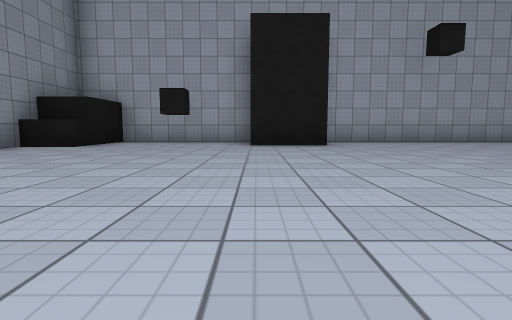
view 1 (above)

14 first-person views from a walk through a scene from a Unity 3-D project. The camera is 0.68 m above the floor, tilts 6° down and sees 80° across. The floor is counted in squares, 2 m on a side. Each view is taken from the middle of a square. On the plan, view 1 faces up. The plan holds only what a view shows up to about 9 squares ahead; the rest is blank. The player character is not drawn. Some surface patterns are stand-ins.

view 2
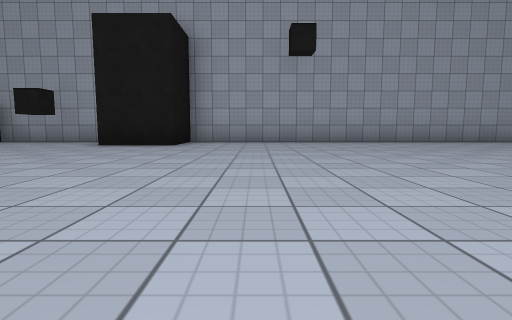

view 3
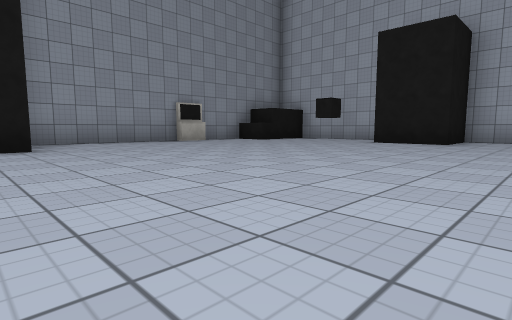

view 4
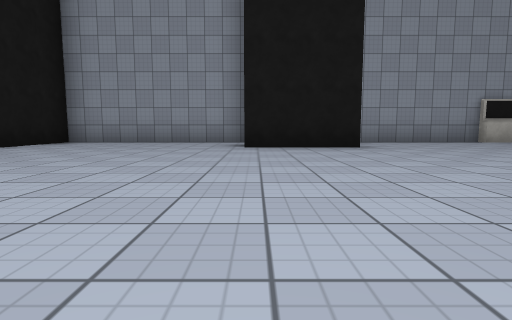

view 5
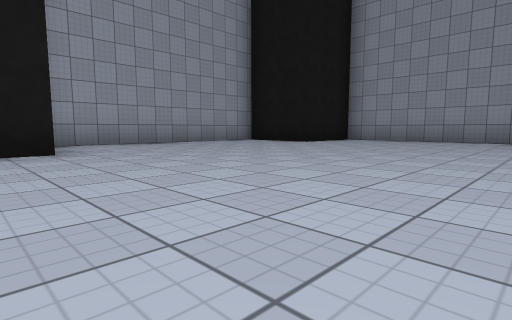

view 6
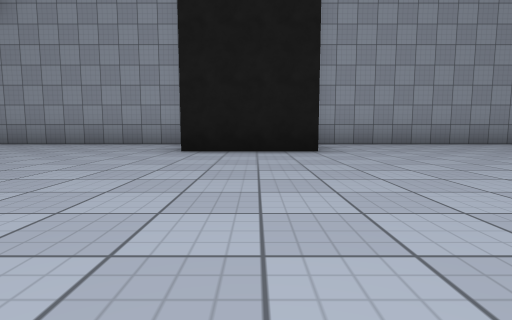

view 7
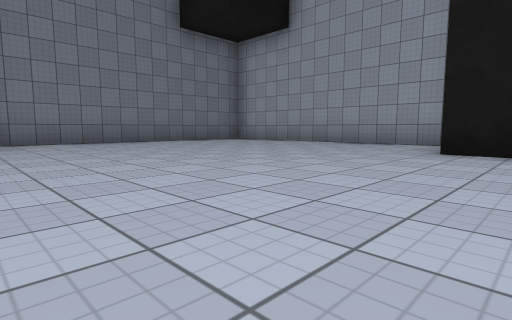

view 8
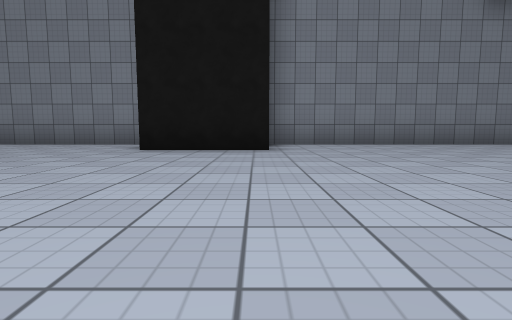

view 9
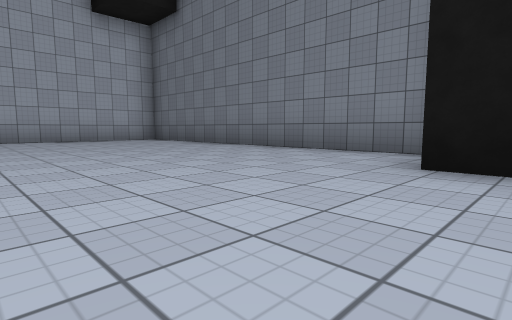

view 10
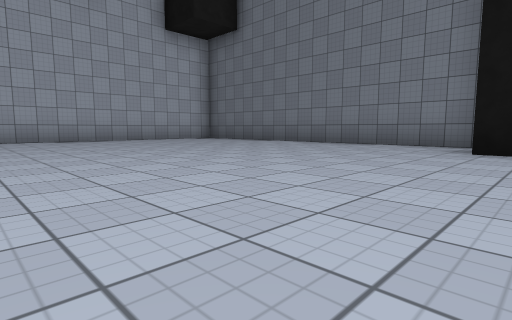

view 11
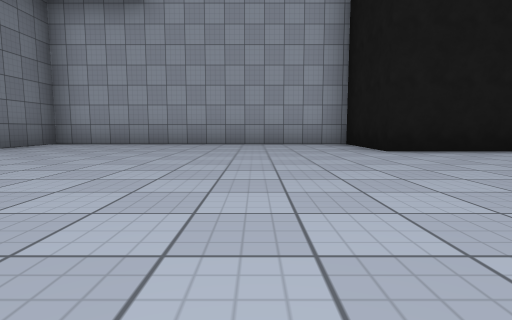

view 12
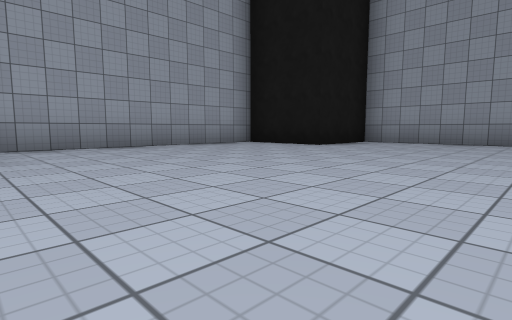

view 13
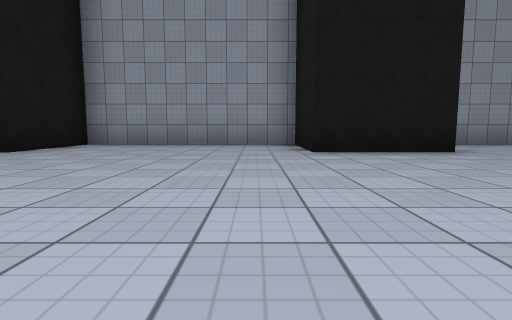

view 14
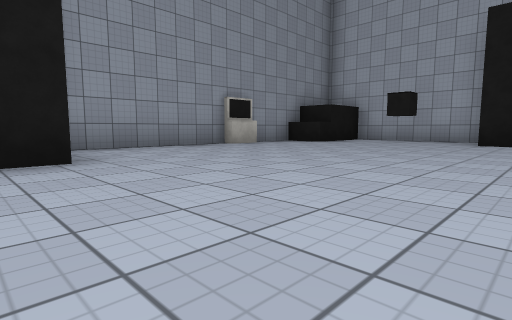

### Floor plan
Points are (right, up) in squares from view 1. A wall is a line through its corners. A room is listed if a view was taken in it or the views show most of it. See-through windows are left out.
Room 1 (views 1, 2, 3, 4, 5, 6, 7, 8, 9, 10, 11, 12, 13, 14)
walls: (9.7, -2.2) (9.7, -0.1); (-2.3, -0.1) (-2.3, -2.2) (-4.3, -2.2) (-4.3, -6.4) (-2.3, -6.4) (-2.3, -8.5) (2.8, -8.5); (3, -6.4) (5.1, -6.4) (5.1, -8.5) (11.2, -8.5) (11.2, -2.2); (11.2, 0) (11.2, 7.5) (1.4, 7.5) (1.4, 6) (-0.1, 6); (-0.1, 7.5) (-3.3, 7.5) (-3.3, 6.4); (-4.3, 3.4) (-4.3, 0); (-4, 4.1) (-4, 3.2); (-4.3, 5.5) (-4.3, 4.1)
objects: other object (-4, 6)

Where each view was taken, in squares from view 1:
view 1: 0 up, 0 right, facing up
view 2: 0 up, 3 right, facing up
view 3: 1 down, 3 right, facing up-left
view 4: 2 down, 3 right, facing left
view 5: 2 down, 4 right, facing down-left
view 6: 2 down, 4 right, facing down
view 7: 2 down, 4 right, facing down-right
view 8: 2 down, 5 right, facing right
view 9: 1 down, 7 right, facing up-right
view 10: 1 down, 5 right, facing up-right
view 11: 2 down, 7 right, facing down
view 12: 3 down, 3 right, facing down-left
view 13: 3 down, 2 right, facing left
view 14: 1 down, 1 right, facing up-left
